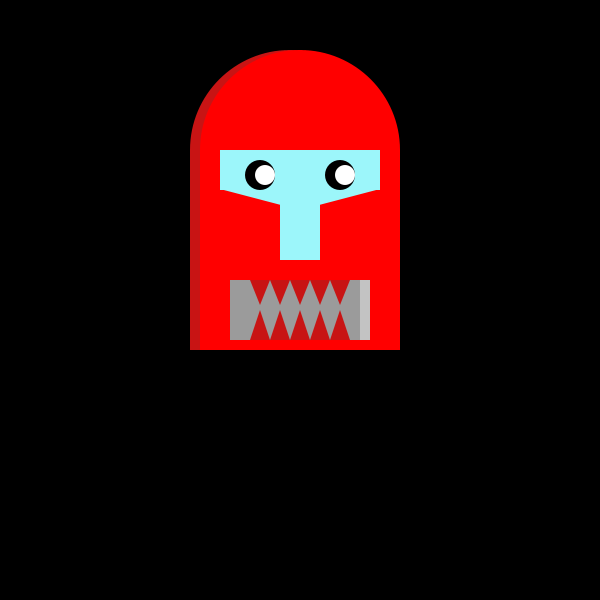
Frame 1 (no input)
Frame 60 (the mouse pressed at the canvas centre just before this capture): identical to frame 1, image omitted
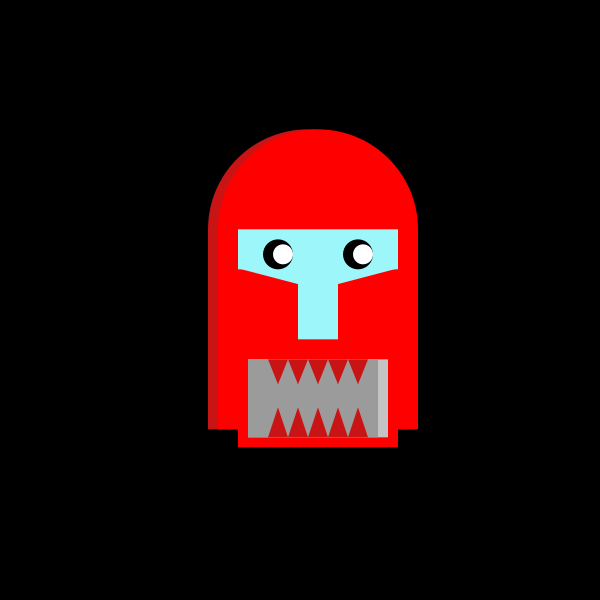
Frame 120 (the mouse held since frame 60 and released just before this capture)

The Processing sketch that drew these frames (run headless with seeded random() and noise(); from frame 60 on, the mouse is pressed at the canvas centre):

// Processing sketch: Week5HW
// ── Week5HW.pde
//Enmanuel Robot
//

float x, y, y2, y2Direction, xDirection, yOffset, eX;
float angle = 0.0;
float scalar = 80;
float speed = 0.1;
float scale = 1;
color eC = color(255,255,255);


void setup() {
  size(600, 600);
  x = width/2;
  y = height/2;
  yOffset = height/2;
  y2 = 0;
  y2Direction = 1;
  xDirection = 1;
  eX = 0;
}

void draw() {
  //ellipseMode(RADIUS);
  background(0);
  movement();
  //Body
  noStroke();
  fill(200, 20, 20);
  ellipse(x-10, y-150, 200, 200);
  rect(x-110, y-150, 200, 200);
  fill(255, 0, 0);
  //rect(x-20, y-280, 40,60);
  ellipse(x, y-150, 200, 200);
  rect(x-100, y-150, 200, 200);
  //stroke(0);
  //ellipse(x, y-250,40,10);
  //ellipse(x, y-280,60,20);
  //noStroke();
  //rect(x-20, y-265, 40,15);


  //Eyes
  fill(#9CF6FA);
  rect(x-80, y-150, 160, 40);
  triangle(x-80, y-111, x+80, y-111, x, y-90);
  rect(x-20, y-100, 40, 60);
  fill(0);

  ellipse(x-40, y-125, 30, 30); // Left Eye
  fill(eC);
  ellipse(x-35+eX, y-125, 20, 20); // Iris
  fill(0);
  ellipse(x+40, y-125, 30, 30); // Right Eye
  fill(eC);
  ellipse(x+45+eX, y-125, 20, 20); // Iris

  //Mouth
  noStroke();
  //stroke(100, 20, 20);

  fill(255, 0, 0);

  rect(x-80, y-20, 160, 70+y2); 

  fill(195);
  rect(x-70, y-20, 140, 60+y2); 

  fill(155);
  rect(x-70, y-20, 130, 60+y2); 


  fill(200, 20, 20);
  for (int i = 0; i< 100; i+=20) {
    triangle(x-30+i, y-20, x-50+i, y-20, x-40+i, y+5);
  }

  for (int i = 0; i< 100; i+=20) {
    triangle(x-30+i, y+40+y2, x-50+i, y+40+y2, x-40+i, y+10+y2);
  }
}


void movement() {
  if(millis() >10000) {
    if( eX > -5 ) eX-=0.1;
    
    if( eX < -5) eC = color(255, 49, 49);
    
  }
  
  else if(millis() >9000) {
    
  }
  else if (millis() >4000) {
    background(random(255), random(255), random(255));
    speed = 0.5;
    y2= y2 +y2Direction; //Tooth
    if (y2 > 40 || y2 < 0) {
      y2Direction= -y2Direction ;
    }

    x = x +xDirection;
    if (x > width-100 || x < 110) {
      xDirection= -xDirection ;
    }

    y = yOffset +sin(angle) * scalar;
    angle+= speed;
  } 
  else if (millis() >2000) {

    //Movement
    y2= y2 +y2Direction; //Tooth
    if (y2 > 40 || y2 < 0) {
      y2Direction= -y2Direction ;
    }

    x = x +xDirection;
    if (x > width-100 || x < 110) {
      xDirection= -xDirection ;
    }

    y = yOffset +sin(angle) * scalar;
    angle+= speed;
  }
}
